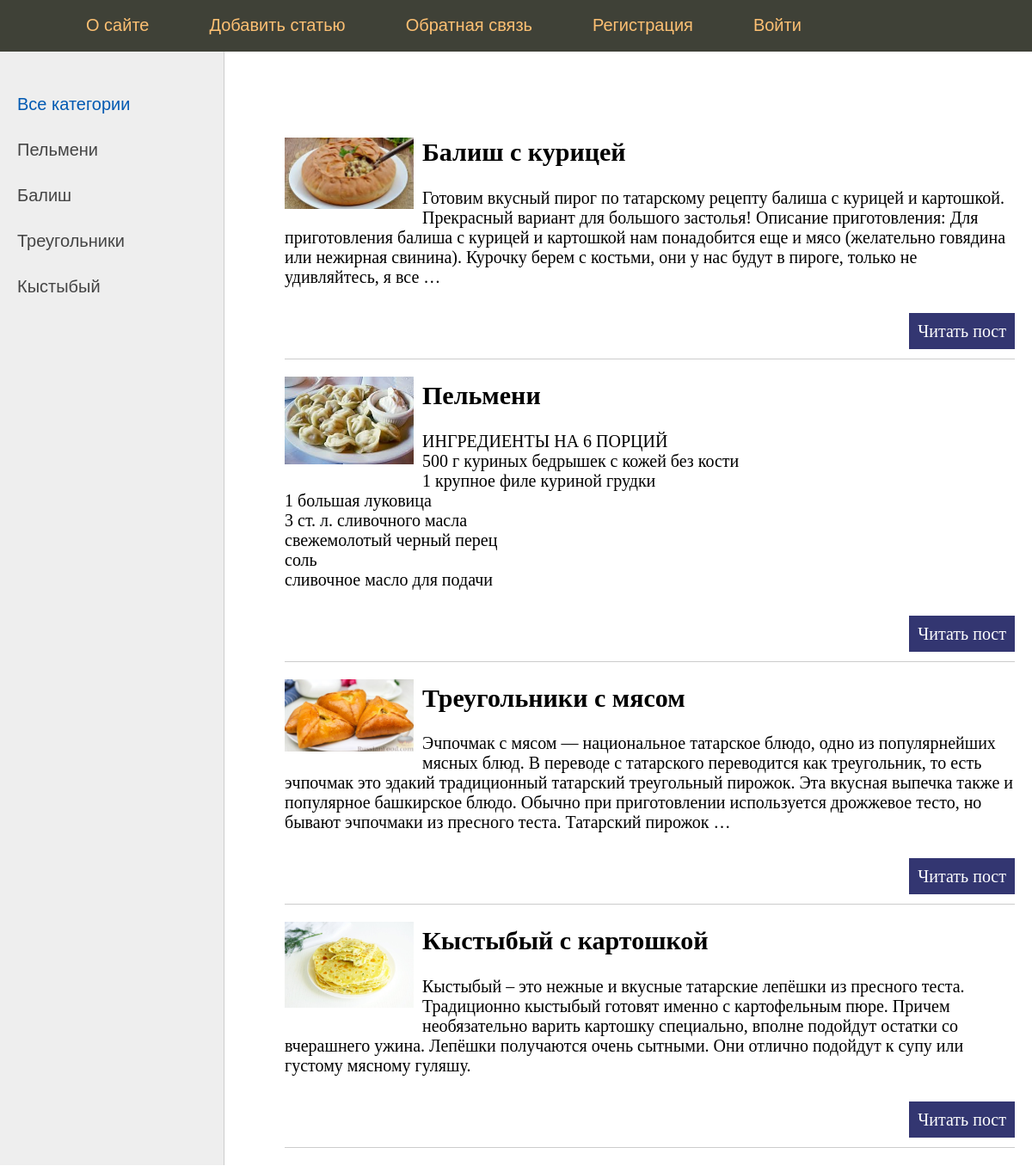
The page / on the database its author committed.
### app/models.py (models this page shows, shortened)
class Category(models.Model):
    name = models.CharField(max_length=100, db_index=True)
    def get_absolute_url(self):
        return reverse('category', kwargs={'cat_id': self.pk})

class Bake(models.Model):
    title = models.CharField(max_length=255)
    content = models.TextField(blank=True)
    photo = models.ImageField(upload_to="photos/%Y/%m/%d/")
    time_create = models.DateTimeField(auto_now=True)
    time_update = models.DateTimeField(auto_now=True)
    is_published = models.BooleanField(default=True)
    cat = models.ForeignKey('Category', on_delete=models.PROTECT, null=True)

### app/views.py (the view)
# urls.py: path('', index, name='home'),
def index(request):
    post = Bake.objects.all()
    cats = Category.objects.all()
    data = {
        'cats': cats,
        'post': post,
        "menu": menu,
        "title": 'Главная страница',
        'cat_selected': 0,
    }
    return render(request, 'index.html', context=data)

### templates/index.html (shortened to what this page needs)
{% extends 'base.html' %}
{% block content %}
<ul class="list-articles">
    {% for p in post %}
    {% if p.photo %}
        <p><img class="img-article-left thumb" src="{{p.photo.url}}"></p>
    {% endif %}
     <li><h2>{{p.title}}</h2>
    {% autoescape on %}
    {{p.content|linebreaks|truncatewords:50}}
     {% endautoescape %}
            <p class="link-read-post"> <a href="{% url 'post' p.pk %}"> Читать пост</a> </p>
    </li>
    {% endfor %}
</ul>
{% endblock %}

### templates/base.html (shortened to what this page needs)
{% load static %}
<!DOCTYPE html>
<html>
<head>
	<link type="text/css" href="{% static 'css/styles.css' %}" rel="stylesheet" />
</head>
<body>
<table class="table-page" border=0 cellpadding="0" cellspacing="0">
<tr><td valign=top>
{% block mainmenu %}
		<div class="header">
			<ul id="mainmenu" class="mainmenu">
				<li class="logo"> <a href="{% url 'home' %}"><div class="logo"></div> </a></li>
{% for m in menu %}
			<li class="last"><a href="{% url m.url_name %}">{{m.title}}</a></li>
{% endfor %}
			</ul>
		</div>
{% endblock mainmenu %}
<table class="table-content" border=0 cellpadding="0" cellspacing="0">
<tr>
	<td valign="top" class="left-chapters">
	<ul id="leftchapters">
	{% if cat_selected == 0 %}
		<li class="selected">Все категории</li>
	{% else %}
		<li> <a href="{% url 'home' %}">Все категории</a></li>
	{% endif %}
{% for c in cats %}
		{% if c.pk == cat_selected %}
		<li class="selected">{{c.name}}</li>
		{% else %}
		<li><a href="{{c.get_absolute_url }}">{{c.name}}</a></li>
		{% endif %}
{% endfor %}
	</ul>
</td>
<td valign="top" class="content">
	<div class="content-text">
{% block content %}
{% endblock %}
	</div>
</body>
</html>

### static/css/styles.css (style rules this page uses)
html, body { font-family: 'Arial'; margin: 0; padding: 0; height: 100%; width: 100%; color: #444; }
a { color: #0059b2; text-decoration: none; }
img { max-width: 600px; height: auto; }
img.img-article-left { max-width: 300px; height: auto; float: left; padding: 0 10px 10px 0; }
img.img-article-left.thumb { max-width: 150px; height: auto; }
p.link-read-post { text-align: right; }
p.link-read-post a { padding: 10px; min-width: 100px; background: #333671; color: #fff; text-decoration: none; }
ul.list-articles { list-style: none; margin: 0; padding: 0; }
ul.list-articles li { border-bottom: 1px solid #ccc; }
.table-page { width: 100%; height: 100%; vertical-align: top; }
.table-page tr { height: 100%; }
.header { background: #3F4137; height: 60px; }
.logo { background: url('..images/logo.png') no-repeat 10px 5px; width: 70px; height: 60px; }
ul.mainmenu { list-style: none; margin: 0; padding: 0; height: 60px; color: #fdc073; font-size: 20px; overflow: hidden; }
ul.mainmenu li { float: left; margin: 18px 40px 0 30px; }
ul.mainmenu li.logo { margin: 0; }
ul.mainmenu li.last { float: left; }
ul.mainmenu li a { color: #fdc073; text-decoration: none; }
.table-content { width: 100%; min-height: 100%; height: 100%; }
.left-chapters { margin: 0; background: #eee; border-right: 1px solid #ccc; min-height: 100%; }
.left-chapters ul { width: 230px; min-height: 100%; margin: 0; padding: 20px 10px 10px 20px; list-style: none; font-size: 20px; }
.left-chapters ul li { margin: 30px 0 0 0; color: #999; }
.left-chapters ul li.selected { color: #0059b2; }
.left-chapters ul li a { color: #444; text-decoration: none; }
.content { padding: 40px 20px 20px 40px; width: 100%; box-sizing: border-box; }
.content-text { margin: 60px 0 0 30px; color: #000; font-size: 20px; font-family: Yandex Sans Display Light; }

### rows shown on the page
Category: name "Пельмени"
Category: name "Балиш"
Category: name "Треугольники"
Category: name "Кыстыбый"
Bake: photo (picture), title "Балиш с курицей", content "Готовим вкусный пирог по татарскому рецепту балиша с курицей и картошкой. Прекрасный вариант для большого застолья! Описание приготовления: Для приготовления балиша с курицей и картошкой нам понадобится еще и мясо (желательно говядина или нежирная свинина). Курочку берем с костьми, они у нас будут в пироге, только не удивляйтесь, я все …"
Bake: photo (picture), title "Пельмени", content "ИНГРЕДИЕНТЫ НА 6 ПОРЦИЙ 500 г куриных бедрышек с кожей без кости 1 крупное филе куриной грудки 1 большая луковица 3 ст. л. сливочного масла свежемолотый черный перец соль сливочное масло для подачи"
Bake: photo (picture), title "Треугольники с мясом", content "Эчпочмак с мясом — национальное татарское блюдо, одно из популярнейших мясных блюд. В переводе с татарского переводится как треугольник, то есть эчпочмак это эдакий традиционный татарский треугольный пирожок. Эта вкусная выпечка также и популярное башкирское блюдо. Обычно при приготовлении используется дрожжевое тесто, но бывают эчпочмаки из пресного теста. Татарский пирожок …"
Bake: photo (picture), title "Кыстыбый с картошкой", content "Кыстыбый – это нежные и вкусные татарские лепёшки из пресного теста. Традиционно кыстыбый готовят именно с картофельным пюре. Причем необязательно варить картошку специально, вполне подойдут остатки со вчерашнего ужина. Лепёшки получаются очень сытными. Они отлично подойдут к супу или густому мясному гуляшу."

### other values the page prints
{{ m.title }} "О сайте" "Добавить статью" "Обратная связь" "Регистрация" "Войти"
